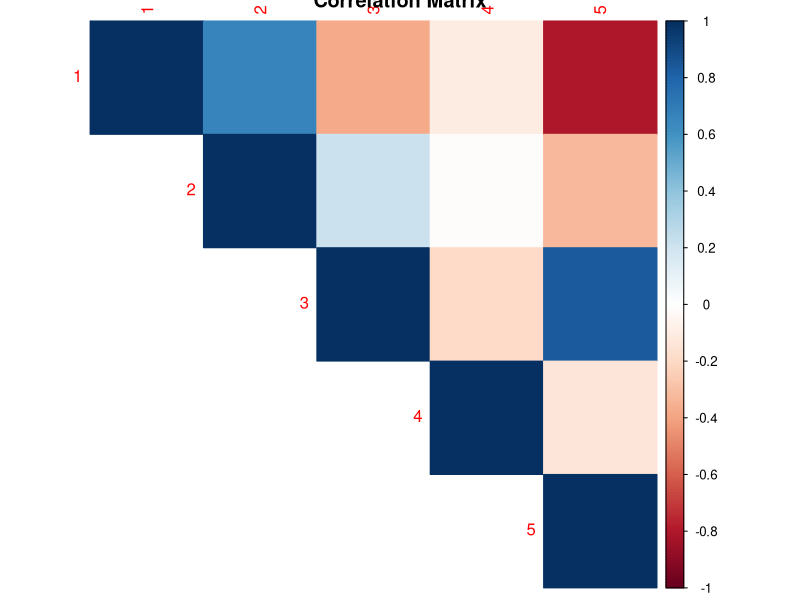
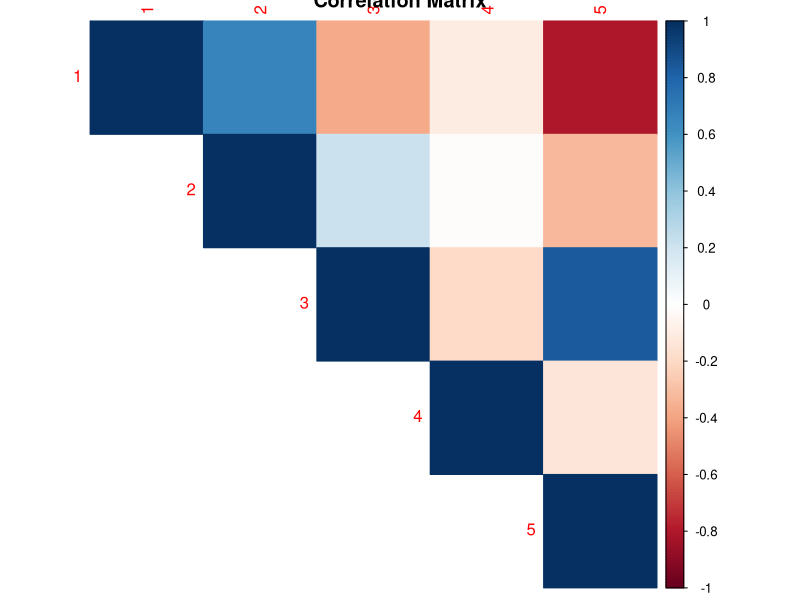
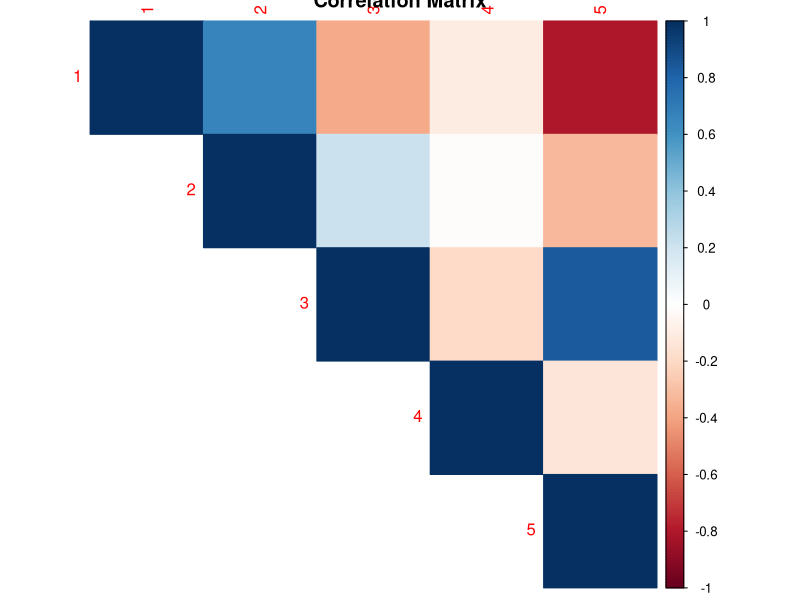
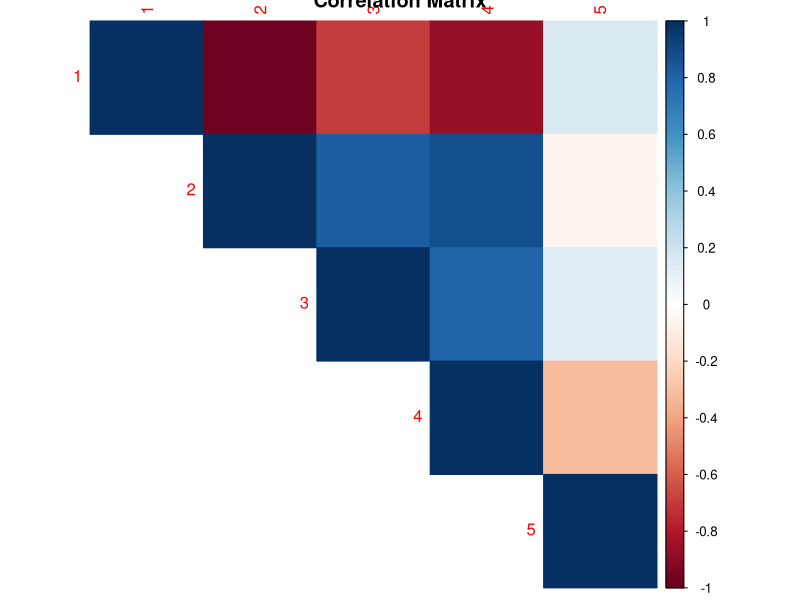
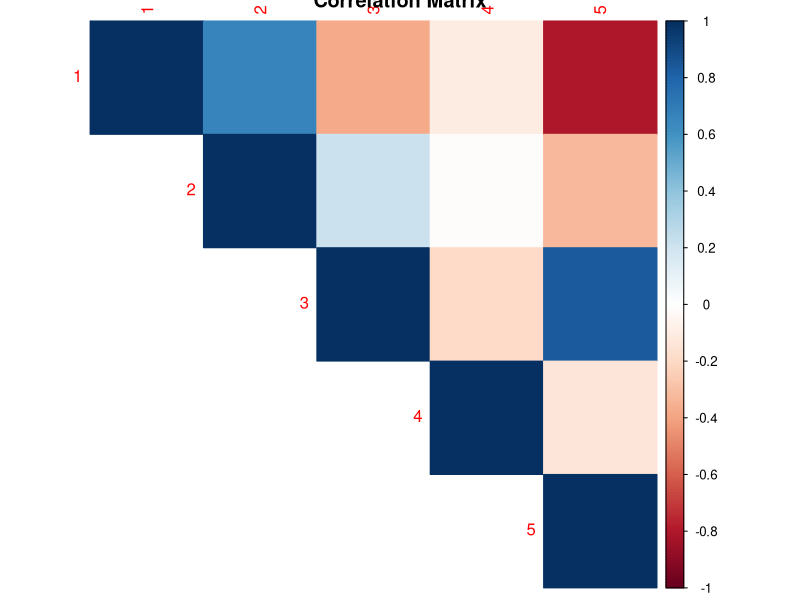
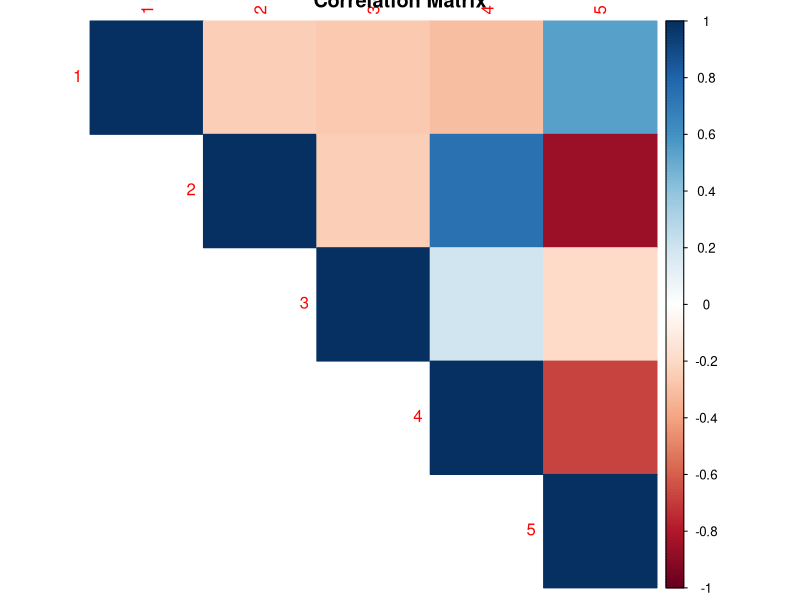
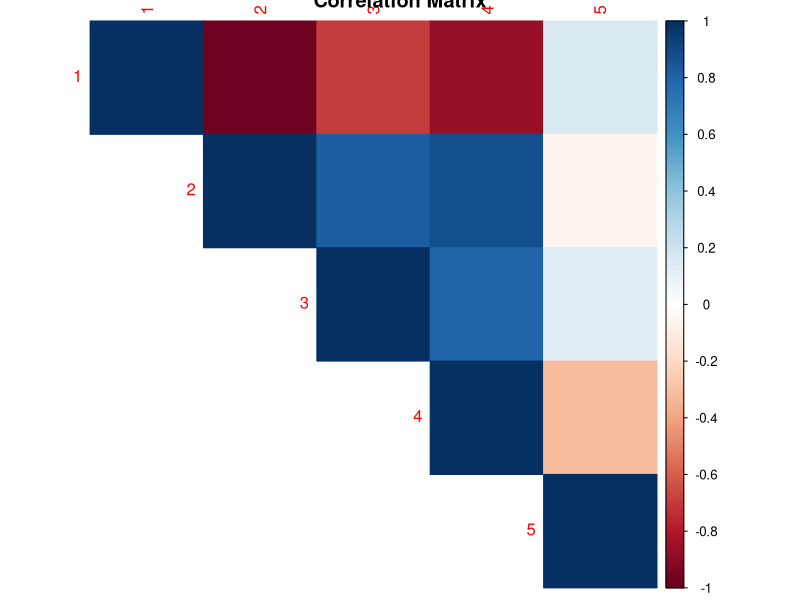
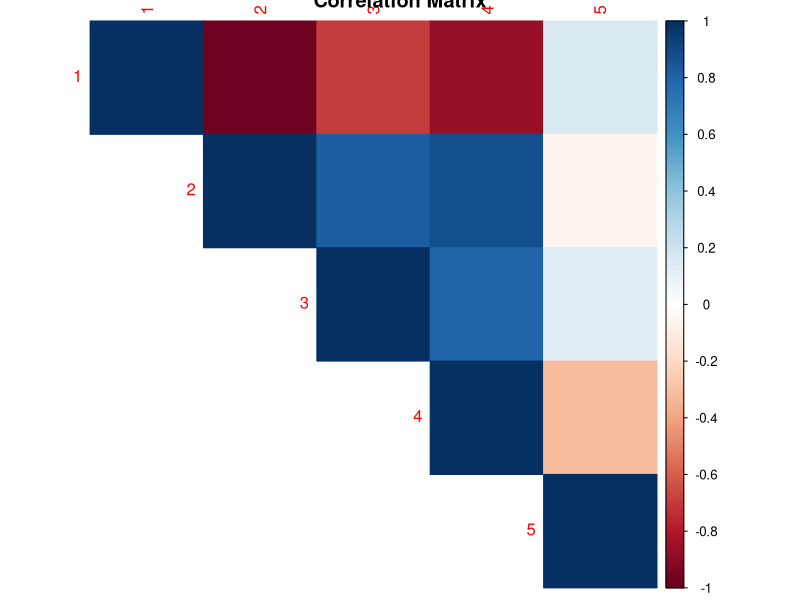

Write the R code that produced these figures, in order. (Note: this script raises an error after producing the figures.)

### PROMPT: generate a R script to correlate multiple matrices and all the combinations

# Load required libraries
library(corrplot) # For visualizing correlation matrices

# Generate example matrices
matrix1 <- matrix(rnorm(25), nrow = 5) # Matrix 1
matrix2 <- matrix(rnorm(25), nrow = 5) # Matrix 2
matrix3 <- matrix(rnorm(25), nrow = 5) # Matrix 3

# Combine matrices into a list
matrices <- list(matrix1, matrix2, matrix3)

# Function to compute correlations and visualize correlation matrix
compute_and_visualize_correlation <- function(matrix) {
  correlation_matrix <- cor(matrix) # Compute correlation matrix
  corrplot(correlation_matrix, method = "color", type = "upper", title = "Correlation Matrix")
}

# Loop through all combinations of matrices and compute correlations
for (i in 1:length(matrices)) {
  for (j in i:length(matrices)) {
    cat("Correlation between Matrix", i, "and Matrix", j, ":\n")
    compute_and_visualize_correlation(matrices[[i]])
    compute_and_visualize_correlation(matrices[[j]])
    cat("\n")
  }
}


### Can you join two tables in R? 
### They have the same columns and I would like an additional column 
### in the final table to identify where which entry comes from

# Create two sample tables
table1 <- data.frame(id = c(1, 2, 3), value = c(10, 20, 30))
table2 <- data.frame(id = c(2, 3, 4), value = c(15, 25, 35))

# Add identifier columns to each table
table1$table_name <- "Table1"
table2$table_name <- "Table2"

# Merge the tables
merged_table <- merge(table1, table2, by = "id", all = TRUE, suffixes = c("_table1", "_table2"))






### Can you save those correlations in a matrix?

# Load required libraries
library(corrplot) # For visualizing correlation matrices

# Generate example matrices
matrix1 <- matrix(rnorm(25), nrow = 5) # Matrix 1
matrix2 <- matrix(rnorm(25), nrow = 5) # Matrix 2
matrix3 <- matrix(rnorm(25), nrow = 5) # Matrix 3

# Combine matrices into a list
matrices <- list(matrix1, matrix2, matrix3)

# Function to compute correlations and return correlation matrix
compute_correlation <- function(matrix1, matrix2) {
  correlation_matrix <- cor(matrix1, matrix2) # Compute correlation matrix
  return(correlation_matrix)
}

# Initialize empty matrix to store correlation results
num_matrices <- length(matrices)
correlation_results <- matrix(NA, nrow = num_matrices, ncol = num_matrices)

# Loop through all combinations of matrices and compute correlations
for (i in 1:num_matrices) {
  for (j in (i+1):num_matrices) {
    correlation_results[i, j] <- compute_correlation(matrices[[i]], matrices[[j]])
    correlation_results[j, i] <- correlation_results[i, j] # Fill in lower triangular part of the matrix
  }
}

# Print correlation results
print(correlation_results)

# Optionally export correlation results to a CSV file
write.csv(correlation_results, file = "correlation_results.csv", row.names = FALSE)

### PROMPT: can you create a list in R that contains a name and an array of numbers in each row?

# Create a list with names and arrays of numbers
my_list <- list(
  list(name = "List1", numbers = c(1, 2, 3)),
  list(name = "List2", numbers = c(4, 5, 6)),
  list(name = "List3", numbers = c(7, 8, 9))
)

# Access list elements by name
print(my_list[[1]])
print(my_list[[2]])
print(my_list[[3]])

# Access list elements by name and subsetting
print(my_list[[1]]$name)
print(my_list[[1]]$numbers)
